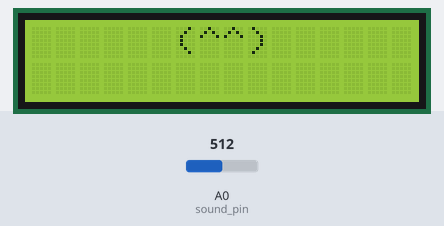
Bench run of a sketch on a simulated Arduino Uno, built with avr-gcc and run on an emulated ATmega328P. On the bench: 16×2 character LCD. The test bench sets the inputs (shaded band); at power-on: A0 (sound_pin) = 512. What the sketch prints to the serial monitor is not drawn.

Above: at 1.2 s.
1.3 s: A0 (sound_pin) set to 40
2.8 s: A0 (sound_pin) set to 60
At 22.6 s:
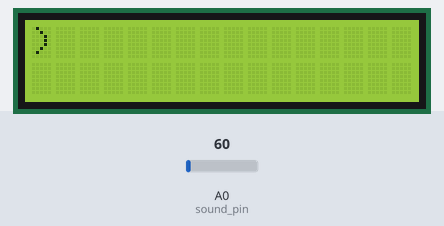
At 23.5 s:
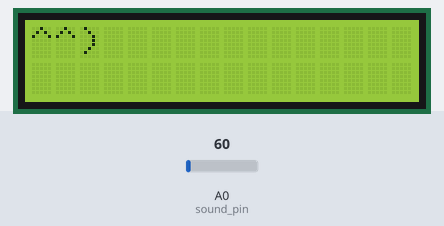
Timing chart, 0 to 24.2 s (numbered marks = the images above; inputs shaded):
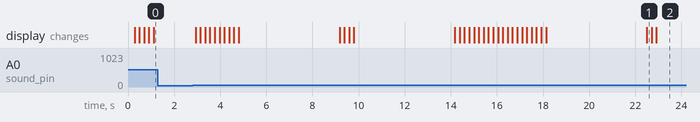

The sketch:

quiz_screamgo.ino
```cpp
#include <Wire.h>
#include <LiquidCrystal_I2C.h>
LiquidCrystal_I2C lcd(0x3F, 16, 2);

int sound_pin = A0;
int next = 0;

void setup() {
  // put your setup code here, to run once:
  Serial.begin(9600);

  // initialize the LCD
  lcd.begin();

  // Turn on the blacklight and print a message.
  lcd.backlight();
  lcd.print("(^^)");
}

void loop() {
  // put your main code here, to run repeatedly:

  int sound_value = analogRead(sound_pin);
  int light_value = map(sound_value, 0, 1023, 0, 255);

  Serial.print("sound value : ");
  Serial.println(sound_value);

  Serial.print("light value : ");
  Serial.println(light_value);

  if (sound_value >= 50) {
    lcd.clear();
    next++;
    lcd.setCursor(next,0);
    lcd.print("(^^)");
  }
  delay(200);
}
```

Measured:
- after the input at 1.3 s, every drawn part: stays the same
- after the input at 2.8 s, the display: first changes after 0.13 s (image 1 shows a later state)
